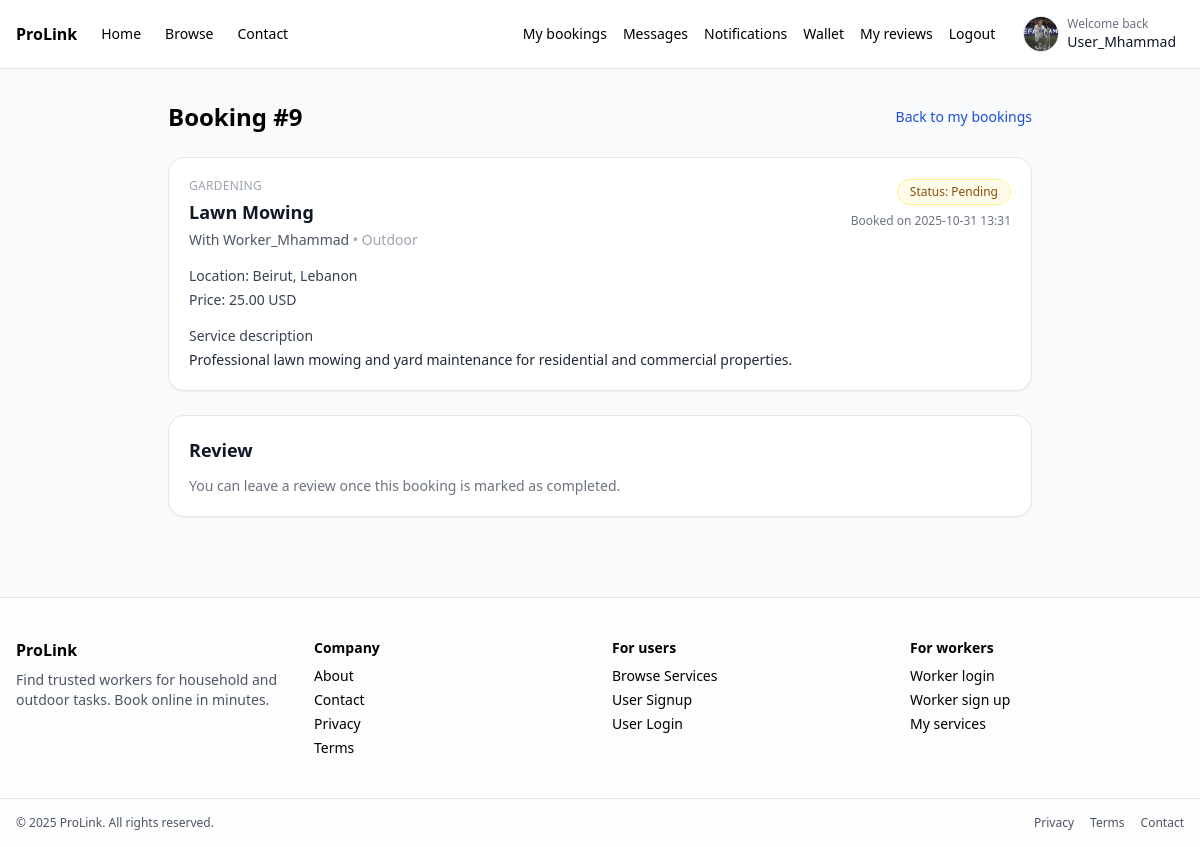
The page /user/booking-details.php?booking_id=9 (signed in) on the database its author committed.
### tables this page shows
CREATE TABLE `users` (
  `user_id` int(11) NOT NULL,
  `full_name` varchar(100) NOT NULL,
  `email` varchar(100) NOT NULL,
  `password` varchar(255) NOT NULL,
  `phone` varchar(20) DEFAULT NULL,
  `address` varchar(255) DEFAULT NULL,
  `profile_image` varchar(255) DEFAULT NULL,
  `created_at` timestamp NOT NULL DEFAULT current_timestamp()
);

CREATE TABLE `bookings` (
  `booking_id` int(11) NOT NULL,
  `user_id` int(11) NOT NULL,
  `worker_id` int(11) NOT NULL,
  `service_id` int(11) NOT NULL,
  `status` enum('pending','accepted','completed','cancelled') DEFAULT 'pending',
  `booking_date` timestamp NOT NULL DEFAULT current_timestamp(),
  `scheduled_at` datetime DEFAULT NULL,
  `notes` text DEFAULT NULL
);

CREATE TABLE `services` (
  `service_id` int(11) NOT NULL,
  `worker_id` int(11) NOT NULL,
  `title` varchar(150) NOT NULL,
  `description` text NOT NULL,
  `category` varchar(100) NOT NULL,
  `price` decimal(10,2) NOT NULL,
  `location` varchar(150) DEFAULT NULL,
  `status` enum('active','inactive') DEFAULT 'active',
  `created_at` timestamp NOT NULL DEFAULT current_timestamp()
);

CREATE TABLE `workers` (
  `worker_id` int(11) NOT NULL,
  `full_name` varchar(100) NOT NULL,
  `email` varchar(100) NOT NULL,
  `password` varchar(255) NOT NULL,
  `phone` varchar(20) DEFAULT NULL,
  `skill_category` varchar(100) DEFAULT NULL,
  `hourly_rate` decimal(10,2) DEFAULT NULL,
  `bio` text DEFAULT NULL,
  `rating` float DEFAULT 0,
  `created_at` timestamp NOT NULL DEFAULT current_timestamp(),
  `status` enum('active','inactive') DEFAULT 'active',
  `profile_image` varchar(255) DEFAULT NULL
);

### Lib/config.php (called while the page is built, shortened)
<?php
function url(string $path = ''): string {
  $path = '/' . ltrim($path, '/');
  $full = rtrim(BASE_URL, '/') . $path;
  return preg_replace('~(?<!:)//+~', '/', $full);
}

### user/booking-details.php (the view, shortened to what this page needs)
<?php
require_once __DIR__ . '/../Lib/config.php';
if (!function_exists('h')) {
    function h($s) { return htmlspecialchars($s ?? '', ENT_QUOTES, 'UTF-8'); }
}
$user_id    = (int)$_SESSION['user_id'];
$booking_id = (int)($_GET['booking_id'] ?? 0);
$booking   = null;
$review    = null;
try {
    if (!isset($conn) || !($conn instanceof mysqli)) {
        $db_error = 'Database connection not available.';
    } else {
        $sql = "
            SELECT b.*,
                   s.title        AS service_title,
                   s.description  AS service_description,
                   s.category     AS service_category,
                   s.price        AS service_price,
                   s.location     AS service_location,
                   w.full_name    AS worker_name,
                   w.skill_category AS worker_skill
            FROM bookings b
            JOIN services s ON b.service_id = s.service_id
            JOIN workers w  ON b.worker_id = w.worker_id
            WHERE b.booking_id = ? AND b.user_id = ?
            LIMIT 1
        ";
        if ($st = $conn->prepare($sql)) {
            $st->bind_param('ii', $booking_id, $user_id);
            $st->execute();
            $res = $st->get_result();
            $booking = $res->fetch_assoc();
        }
        if ($st = $conn->prepare("SELECT review_id, rating, comment, created_at FROM reviews WHERE booking_id = ? AND user_id = ? LIMIT 1")) {
            $st->bind_param('ii', $booking_id, $user_id);
            $st->execute();
            $res = $st->get_result();
            $review = $res->fetch_assoc();
        }
    }
} catch (Throwable $e) {
    $db_error = $e->getMessage();
}
?>
<!DOCTYPE html>
<html lang="en">
<head>
  <script src="https://cdn.tailwindcss.com"></script>
</head>
<body class="bg-gray-50 min-h-screen">
<?php require_once __DIR__ . '/../partials/navbar.php'; ?>
<div class="max-w-4xl mx-auto px-4 py-8">
  <div class="flex items-center justify-between mb-6">
    <h1 class="text-2xl font-bold">Booking #<?= (int)$booking_id ?></h1>
    <a href="<?= h(url('/user/my-bookings.php')) ?>" class="text-sm text-blue-700 hover:underline">Back to my bookings</a>
  </div>
  <?php if ($booking): ?>
    <div class="bg-white rounded-2xl border shadow-sm p-5 mb-6">
      <div class="flex flex-col sm:flex-row sm:items-start sm:justify-between gap-4">
        <div>
          <div class="text-xs uppercase tracking-wide text-gray-400 mb-1">
            <?= h($booking['service_category'] ?? '') ?>
          </div>
          <h2 class="text-lg font-semibold text-gray-900">
            <?= h($booking['service_title'] ?? '') ?>
          </h2>
          <div class="text-sm text-gray-600 mt-1">
            With <?= h($booking['worker_name'] ?? '') ?>
            <?php if (!empty($booking['worker_skill'])): ?>
              <span class="text-gray-400">• <?= h($booking['worker_skill']) ?></span>
            <?php endif; ?>
          </div>
        </div>
        <div class="text-right">
          <?php
            $status = (string)($booking['status'] ?? 'pending');
            $statusColor = 'bg-gray-100 text-gray-700';
            if ($status === 'pending')   $statusColor = 'bg-yellow-50 text-yellow-800 border border-yellow-200';
          ?>
          <div class="inline-flex items-center px-3 py-1 rounded-full text-xs font-medium <?= $statusColor ?>">
            Status: <?= h(ucfirst($status)) ?>
          </div>
          <?php if (!empty($booking['booking_date'])): ?>
            <div class="mt-2 text-xs text-gray-500">
              Booked on <?= h(date('Y-m-d H:i', strtotime($booking['booking_date']))) ?>
            </div>
          <?php endif; ?>
        </div>
      </div>
      <?php if (!empty($booking['service_location'])): ?>
        <div class="mt-4 text-sm text-gray-700">
          <span class="font-medium">Location:</span>
          <?= h($booking['service_location']) ?>
        </div>
      <?php endif; ?>
      <?php if (!empty($booking['service_price'])): ?>
        <div class="mt-1 text-sm text-gray-700">
          <span class="font-medium">Price:</span>
          <?= h(number_format((float)$booking['service_price'], 2)) ?> USD
        </div>
      <?php endif; ?>
      <?php if (!empty($booking['service_description'])): ?>
        <div class="mt-4">
          <div class="text-sm font-medium text-gray-700 mb-1">Service description</div>
          <p class="text-sm text-gray-800 whitespace-pre-line"><?= nl2br(h($booking['service_description'])) ?></p>
        </div>
      <?php endif; ?>
    </div>
    <div class="bg-white rounded-2xl border shadow-sm p-5">
      <h2 class="text-lg font-semibold text-gray-900 mb-3">Review</h2>
      <?php if ($review): ?>
        <div class="space-y-2">
          <div class="inline-flex items-center rounded-full bg-yellow-50 border border-yellow-200 px-3 py-1 text-xs font-medium text-yellow-800">
            <?php
              $rating = (int)$review['rating'];
              echo str_repeat('★', $rating) . str_repeat('☆', max(0, 5 - $rating));
            ?>
            <span class="ml-2 text-[11px]"><?= $rating ?>/5</span>
          </div>
          <div class="text-xs text-gray-500">
            Submitted on <?= h(date('Y-m-d H:i', strtotime($review['created_at']))) ?>
          </div>
          <?php if (trim((string)$review['comment']) !== ''): ?>
            <p class="text-sm text-gray-800 whitespace-pre-line">
              <?= nl2br(h($review['comment'])) ?>
            </p>
          <?php else: ?>
            <p class="text-sm text-gray-500 italic">
              (No written comment, rating only)
            </p>
          <?php endif; ?>
        </div>
      <?php else: ?>
        <p class="text-sm text-gray-500">
          You can leave a review once this booking is marked as completed.
        </p>
      <?php endif; ?>
    </div>
  <?php endif; ?>
</div>
<?php require_once __DIR__ . '/../partials/footer.php'; ?>
</body>
</html>

### partials/navbar.php (shortened to what this page needs)
<?php
$root = dirname(__DIR__);
$baseUrl = defined('BASE_URL') ? rtrim((string)BASE_URL, '/') : '/Prolink';
if (!function_exists('initials_from_name')) {
  function initials_from_name(string $name): string {
    $name = trim(str_replace('_', ' ', $name));
    $parts = preg_split('/\s+/', $name);
    $ini = '';
    foreach ($parts as $p) {
      $p = trim($p);
      $ini .= function_exists('mb_substr') ? mb_strtoupper(mb_substr($p, 0, 1)) : strtoupper(substr($p, 0, 1));
      $len = function_exists('mb_strlen') ? mb_strlen($ini) : strlen($ini);
      if ($len >= 2) break;
    }
    return $ini !== '' ? $ini : 'U';
  }
}
if (!function_exists('prolink_profile_image_from_db')) {
  function prolink_profile_image_from_db(?string $relPath, string $baseUrl, string $root): ?string {
    $relPath = trim((string)$relPath);
    $relPath = ltrim($relPath, '/');
    $fs = $root . '/' . $relPath;
    return $baseUrl . '/' . $relPath . '?v=' . @filemtime($fs);
  }
}
?>
<nav class="bg-white border-b">
  <div class="max-w-7xl mx-auto px-4 py-3 flex items-center justify-between">
    <div class="flex items-center gap-6">
      <a href="<?= h($baseUrl) ?>/" class="font-bold">ProLink</a>
      <a href="<?= h($baseUrl) ?>/" class="text-sm">Home</a>
      <a href="<?= h($baseUrl) ?>/browse.php" class="text-sm">Browse</a>
      <a href="<?= h($baseUrl) ?>/pages/contact.php" class="text-sm">Contact</a>
    </div>
    <div class="flex items-center gap-4">
      <?php if (!empty($_SESSION['user_id'])): ?>
        <?php
          $uid = (int)$_SESSION['user_id'];
          $displayName = 'User';
          $profileImageRel = null;
          $hasImgCol = (function_exists('col_exists') && isset($conn) && ($conn instanceof mysqli))
            ? col_exists($conn, 'users', 'profile_image')
            : false;
          if (isset($conn) && ($conn instanceof mysqli)) {
            if ($hasImgCol) {
              $st = @$conn->prepare('SELECT full_name, profile_image FROM users WHERE user_id=? LIMIT 1');
            } else {
              $st = @$conn->prepare('SELECT full_name FROM users WHERE user_id=? LIMIT 1');
            }
            if ($st) {
              @$st->bind_param('i', $uid);
              @$st->execute();
              $res = @$st->get_result();
              $row = $res ? $res->fetch_assoc() : null;
              if (!empty($row['full_name'])) $displayName = (string)$row['full_name'];
              if ($hasImgCol && !empty($row['profile_image'])) $profileImageRel = (string)$row['profile_image'];
            }
          }
          $imgUrl = prolink_profile_image_from_db($profileImageRel, $baseUrl, $root);
          $initials = initials_from_name($displayName);
        ?>
        <a class="text-sm" href="<?= h($baseUrl) ?>/user/my-bookings.php">My bookings</a>
        <a class="text-sm" href="<?= h($baseUrl) ?>/user/user-messages.php">Messages</a>
        <a class="text-sm" href="<?= h($baseUrl) ?>/user/notifications.php">Notifications</a>
        <a class="text-sm" href="<?= h($baseUrl) ?>/user/wallet.php">Wallet</a>
        <a class="text-sm" href="<?= h($baseUrl) ?>/user/my-reviews.php">My reviews</a>
        <a class="text-sm" href="<?= h($baseUrl) ?>/auth/logout.php">Logout</a>
        <a href="<?= h($baseUrl) ?>/user/profile.php"
           class="flex items-center gap-2 ml-1 px-2 py-1 rounded-full hover:bg-gray-50"
           title="Edit profile">
          <?php if (!empty($imgUrl)): ?>
            <img src="<?= h($imgUrl) ?>" alt="Profile" class="w-9 h-9 rounded-full object-cover border" />
          <?php else: ?>
            <div class="w-9 h-9 rounded-full bg-blue-600 text-white flex items-center justify-center text-xs font-semibold">
              <?= h($initials) ?>
            </div>
          <?php endif; ?>
          <div class="hidden md:block leading-tight">
            <div class="text-xs text-gray-500">Welcome back</div>
            <div class="text-sm font-medium text-gray-900 max-w-[180px] truncate"><?= h($displayName) ?></div>
          </div>
        </a>
      <?php elseif (!empty($_SESSION['admin_id'])): ?>
        <a class="text-sm" href="<?= h($baseUrl) ?>/admin/view-notifications.php">Notifications</a>
        <a class="text-sm" href="<?= h($baseUrl) ?>/auth/logout.php">Logout</a>
      <?php else: ?>
        <a class="text-sm" href="<?= h($baseUrl) ?>/auth/login.php">Login</a>
        <a class="text-sm bg-blue-600 text-white px-3 py-1 rounded" href="<?= h($baseUrl) ?>/auth/register.php">Sign up</a>
      <?php endif; ?>
    </div>
  </div>
</nav>

### rows shown on the page
users: profile_image (picture), full_name "User_Mhammad"
bookings: service.category "GARDENING", service.title "Lawn Mowing", worker.full_name "Worker_Mhammad", worker.skill_category "Outdoor", status "Pending", booking_date "2025-10-31 13:31", service.location "Beirut, Lebanon", service.price "25.00", service.description "Professional lawn mowing and yard maintenance for residential and commercial properties."

### other values the page prints
$booking_id "9"
